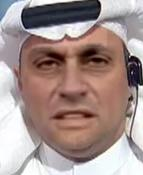
#> input picture forensics/preprocess_data/test/face_test.jpg, 143 x 175 px, found by its file name
$ python dft_extract.py
#> lines starting #> are read from the running program, lines starting #| are printed output that depends on the picture
# https://github.com/cc-hpc-itwm/DeepFakeDetection
import cv2
import numpy as np
import os
import glob
from matplotlib import pyplot as plt
import pickle
from scipy.interpolate import griddata
import argparse
import traceback
import os.path as osp

def azimuthalAverage(image, center=None):
    """
    Calculate the azimuthally averaged radial profile.
    image - The 2D image
    center - The [x,y] pixel coordinates used as the center. The default is
             None, which then uses the center of the image (including
             fracitonal pixels).

    """
    # Calculate the indices from the image
    y, x = np.indices(image.shape)
    print("x = ", x)
    print("y = ", y)

    if not center:
        center = np.array([(x.max() - x.min()) / 2.0, (y.max() - y.min()) / 2.0])
        print("Center = ", center)

    r = np.hypot(x - center[0], y - center[1])
    print("r = ", r.shape)

    # Get sorted radii
    ind = np.argsort(r.flat)
    r_sorted = r.flat[ind]
    i_sorted = image.flat[ind]

    print("Sorted: ", r_sorted)
    print("i_sorted", i_sorted)

    # Get the integer part of the radii (bin size = 1)
    r_int = r_sorted.astype(int)

    # Find all pixels that fall within each radial bin.
    deltar = r_int[1:] - r_int[:-1]  # Assumes all radii represented
    rind = np.where(deltar)[0]  # location of changed radius
    nr = rind[1:] - rind[:-1]  # number of radius bin

    # Cumulative sum to figure out sums for each radius bin
    csim = np.cumsum(i_sorted, dtype=float)
    tbin = csim[rind[1:]] - csim[rind[:-1]]

    radial_prof = tbin / nr

    return radial_prof

def get_interpolated(img):
    f = np.fft.fft2(img)
    fshift = np.fft.fftshift(f)
    fshift += epsilon

    magnitude_spectrum = 20 * np.log(np.abs(fshift))
    print("magnitude_spectrum shape: ", magnitude_spectrum.shape)
    psd1D = azimuthalAverage(magnitude_spectrum)

    # Calculate the azimuthally averaged 1D power spectrum
    points = np.linspace(0, N, num=psd1D.size)  # coordinates of a
    xi = np.linspace(0, N, num=N)  # coordinates for interpolation

    interpolated = griddata(points, psd1D, xi, method='cubic')
    interpolated /= interpolated[0]
    return interpolated

data = {}
epsilon = 1e-8
N = 80
y = []
error = []

if __name__ == "__main__":
    img_path = "test/face_test.jpg"
    img = cv2.imread(osp.join(osp.dirname(__file__), img_path), flags=0)
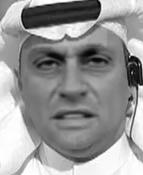
#> img: shape (175, 143); min 0, max 255, mean 150.1
    interpolated = get_interpolated(img)
#> in get_interpolated, `magnitude_spectrum = 20 * np.log(np.abs(fshift))`:
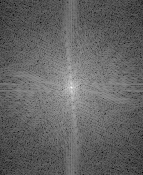
#> magnitude_spectrum: shape (175, 143) float64; min 25.39, max 302.8, mean 133.8; drawn with min black and max white
#| magnitude_spectrum shape:  (175, 143)
#> (printed output is left out)
#> (printed output is left out)
#| Center =  [71. 87.]
#| r =  (175, 143)
#> (printed output is left out)
#> (printed output is left out)
#> in azimuthalAverage, `tbin = csim[rind[1:]] - csim[rind[:-1]]`: tbin = 111 values, max 55497.7 at index 67, min 1058.8 at index 110, mean 30167.5
#> in azimuthalAverage, `radial_prof = tbin / nr`: radial_prof = 111 values, max 247.6 at index 0, min 83.07 at index 109, mean 141.6
#> in get_interpolated, `psd1D = azimuthalAverage(magnitude_spectrum)`: psd1D has the same summary as radial_prof in azimuthalAverage
#> in get_interpolated, `interpolated = griddata(points, psd1D, xi, method='cubic')`: interpolated = 80 values, max 247.6 at index 0, min 83.26 at index 78, mean 141.7
#> in get_interpolated, `interpolated /= interpolated[0]`: interpolated = 80 values, max 1 at index 0, min 0.336 at index 78, mean 0.573
    print("Interpolated shape: ", interpolated.shape)
#| Interpolated shape:  (80,)
